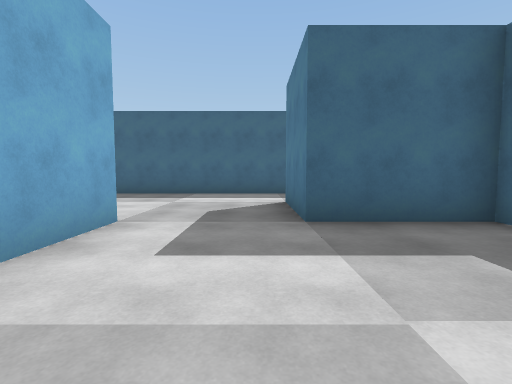
[1] (above)

17 first-person views from a walk through a 3-D level made in the Unity game engine. The camera is 1.3 m above the floor, tilts 4° down and sees 85° across. The floor is counted in squares, 2 m on a side. Each view is taken from the middle of a square. On the plan, view 1 faces up. The plan holds only what a view shows up to about 9 squares ahead; the rest is blank.

[2]
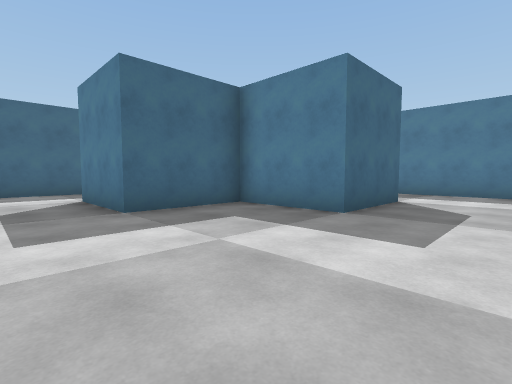

[3]
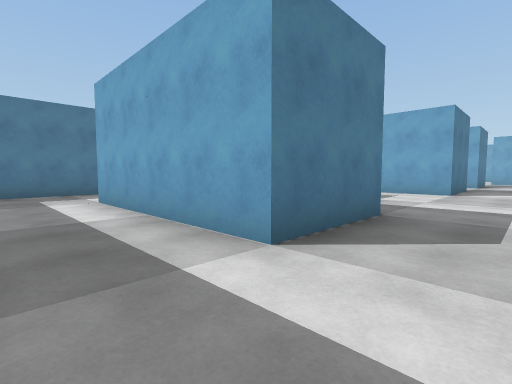

[4]
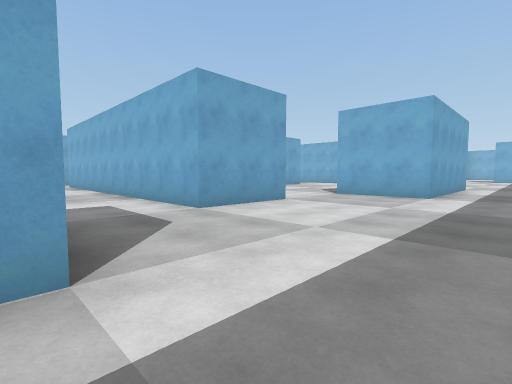

[5]
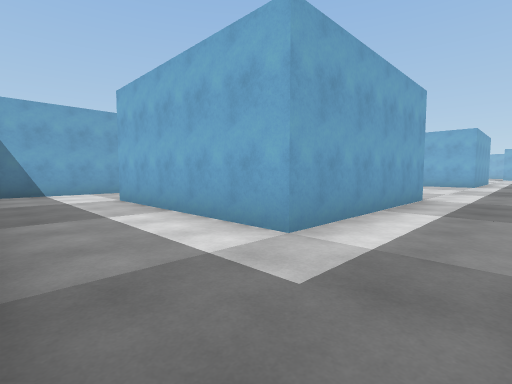

[6]
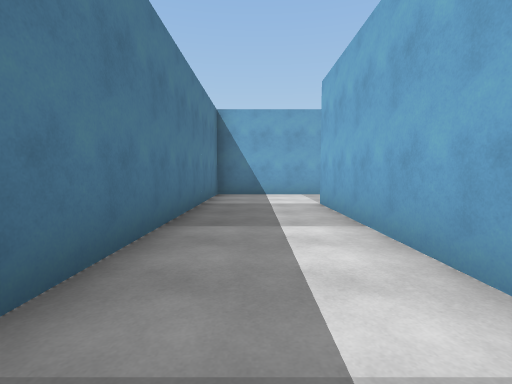

[7]
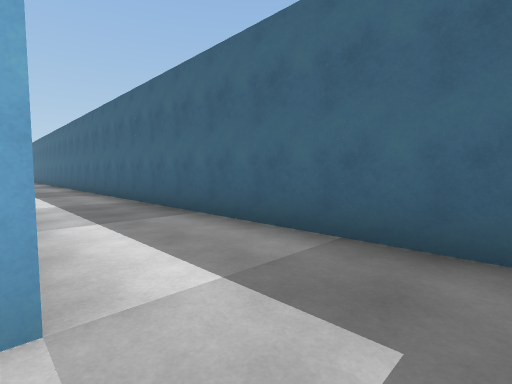

[8]
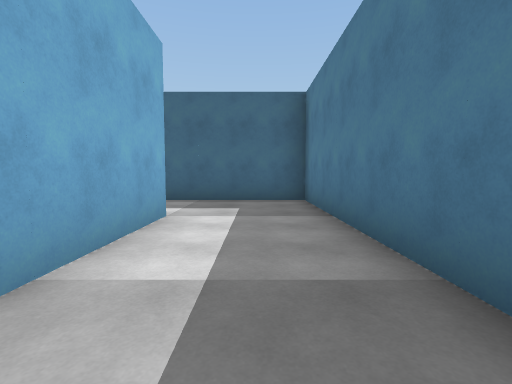

[9]
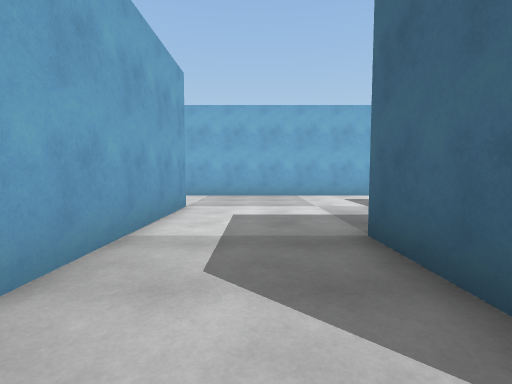

[10]
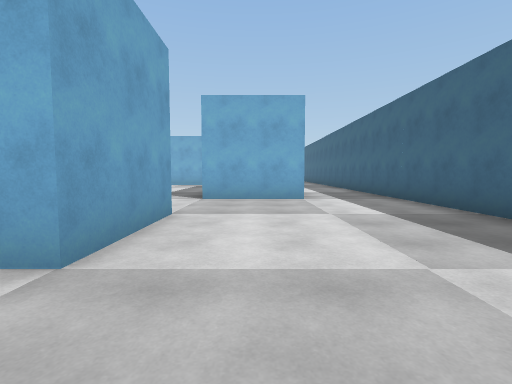

[11]
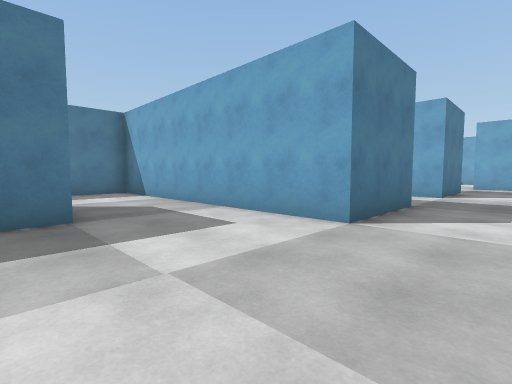

[12]
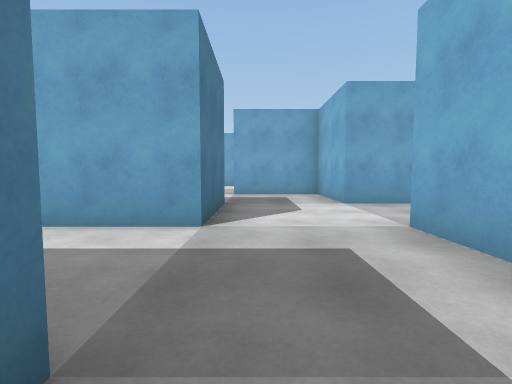

[13]
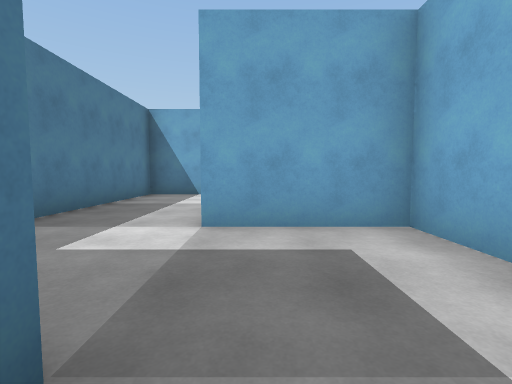

[14]
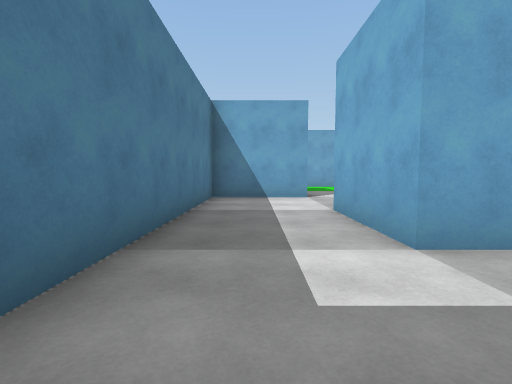

[15]
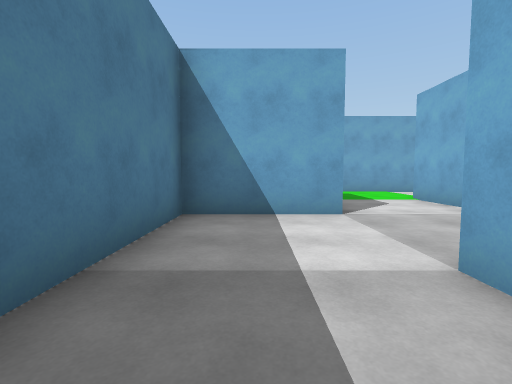

[16]
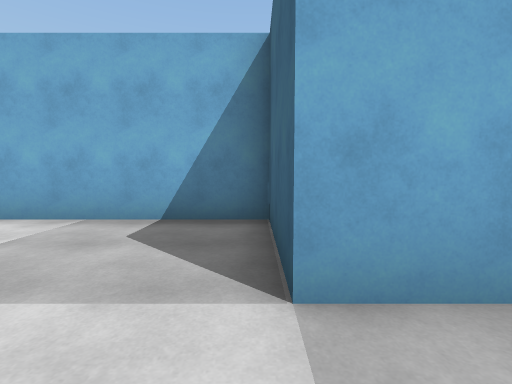

[17]
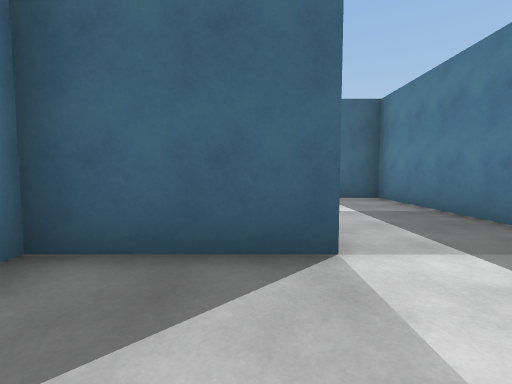

### Floor plan
Points are (right, up) in squares from view 1. A wall is a line through its corners. A room is listed if a view was taken in it or the views show most of it. See-through windows are left out.
Room 1 (views 1, 2, 5, 6, 7, 8, 9, 11)
walls: (0.7, -1.3) (8.2, -1.3) (8.2, 8.6) (6.5, 8.6); (5.7, 6.2) (5.7, 1.2) (3.2, 1.2) (3.2, 3.7) (0.7, 3.7); (-1.8, 3.7) (-1.8, -2)
ways out: opening at (-0.5, 4) to room 2; opening at (6, 7.5) to room 2; opening at (-0.5, -2.5) to room 3
Room 2 (views 3, 4, 10)
walls: (0.7, 3.7) (0.7, 6.2) (5.7, 6.2); (-4.4, 3.7) (-1.8, 3.7); (-6.8, 6.2) (-6.8, 4.5); (6.5, 8.6) (-5.5, 8.6)
ways out: opening at (-0.5, 4) to room 1; opening at (6, 7.5) to room 1; opening at (-5.8, 5.5) to room 3
Room 3 (views 12, 13)
walls: (-3.2, -8.8) (-1.8, -8.8); (-1.8, -16.5) (-1.8, -18.9); (-1.8, -4.9) (-1.8, -6.4); (0.7, -8.9) (0.7, -6.3) (2.6, -6.3); (0.7, -3.9) (0.7, -1.3); (-6.8, 4.5) (-6.8, 3.6); (-10, 6.2) (-6.8, 6.2); (-5.5, 8.6) (-9, 8.6)
ways out: opening at (-0.5, -2.5) to room 1; opening at (-5.8, 5.5) to room 2; opening at (-0.5, -17.5) to room 4; opening at (-0.5, -8) to room 4
Room 4 (views 14, 15, 16, 17)
walls: (-1.8, -8.8) (-1.8, -11.3) (0.7, -11.3) (0.7, -13.8) (-1.8, -13.8) (-1.8, -16.5); (0.6, -16.3) (3.2, -16.3) (3.2, -8.8) (2.1, -8.8)
ways out: opening at (-0.5, -17.5) to room 3; opening at (-0.5, -8) to room 3

Where each view was taken, in squares from view 1:
view 1: 0 up, 0 right, facing up
view 2: 1 down, 1 left, facing up-right
view 3: 8 up, 1 left, facing down-right
view 4: 8 up, 1 right, facing down-left
view 5: 8 up, 8 right, facing down-left
view 6: 7 up, 7 right, facing down
view 7: 6 up, 7 right, facing up-left
view 8: 2 up, 7 right, facing up
view 9: 0 up, 6 right, facing left
view 10: 5 up, 0 right, facing left
view 11: 2 up, 1 left, facing down-right
view 12: 3 down, 0 right, facing down
view 13: 8 down, 0 right, facing down
view 14: 9 down, 2 right, facing down
view 15: 12 down, 2 right, facing down
view 16: 14 down, 2 right, facing left
view 17: 16 down, 0 right, facing up
